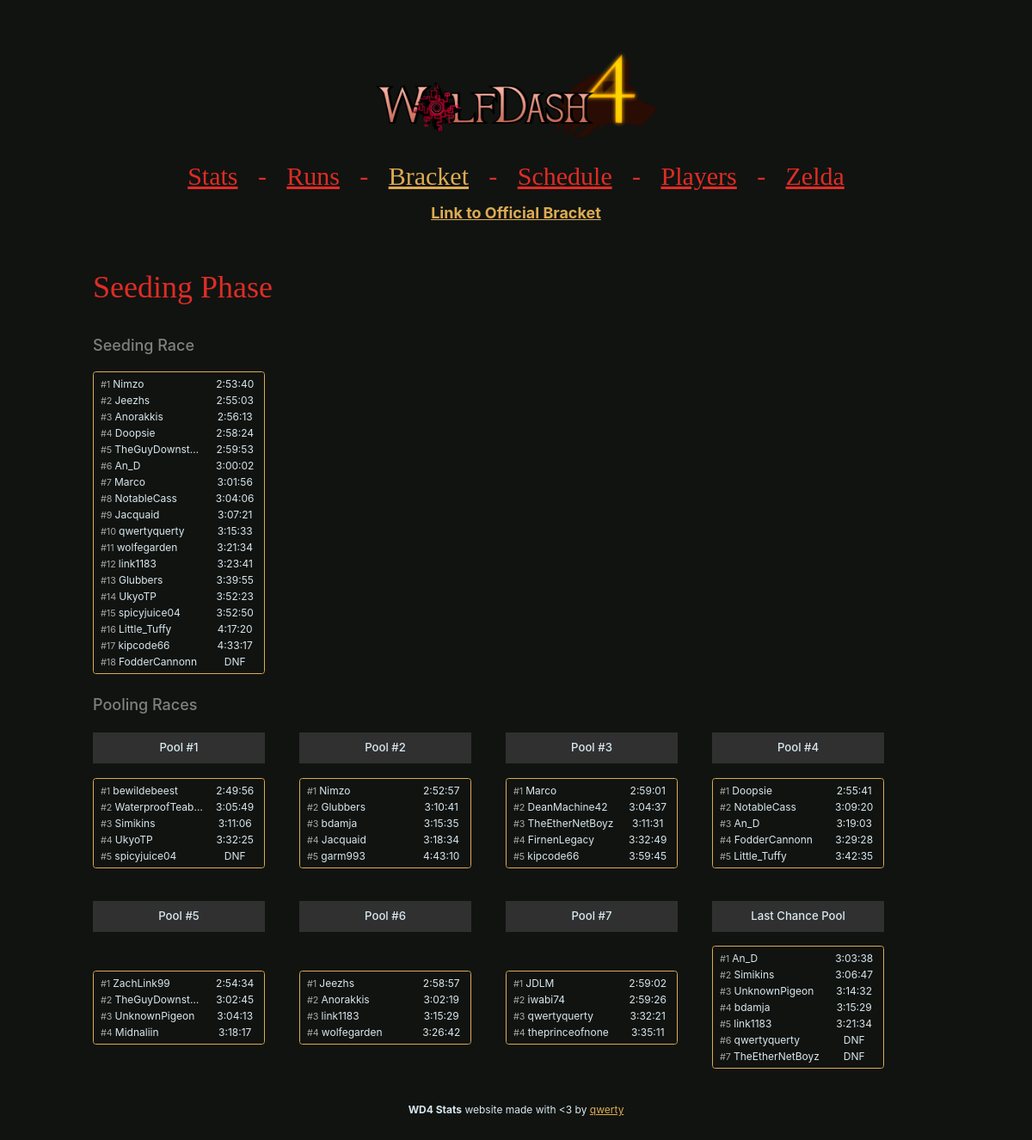
Before: / with the older database file.
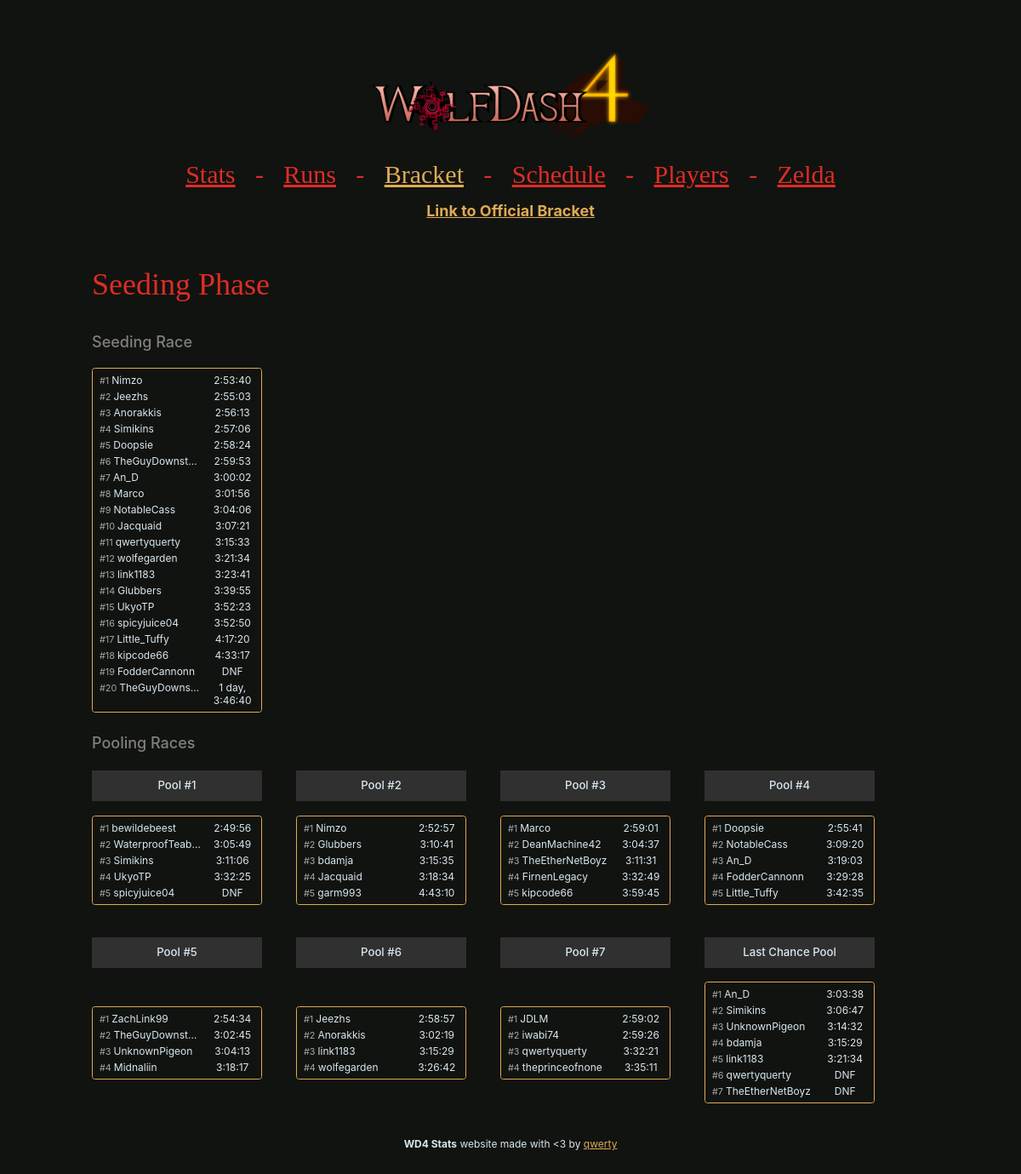
After: the same page with the newer database file.
### wd4.py (models this page shows, shortened)
class BaseModel(Model):
    class Meta:
        database = db

class Runs(BaseModel):
    player = CharField(32)
    time = FloatField()
    id = IntegerField()
    date = DateField()
    flags = IntegerField()
    phase = IntegerField()
    event = IntegerField()
    zelda_swoops = IntegerField()
    zelda_triangles = IntegerField()
    @classmethod
    def get_seeding_runs(cls):
        return cls.select().where(
            cls.phase == PHASE_SEEDING
        ).order_by(
            cls.time.asc()
        )
    def format_time(self):
        return format_time(self.time) if not self.dnf() else "DNF"
    def dnf(self):
        return self.flags & RUN_FLAG_DNF

class Pools(BaseModel):
    id = IntegerField()
    players = CharField()
    def event_id(self):
        return self.id
    def leaderboard(self):
        return Runs.select().where(Runs.event == self.event_id(), Runs.phase == PHASE_POOLING).order_by(Runs.time.asc())

### wd4.py (the view)
@app.route("/")
def page_index():
    return render_template("index.html", **globals())

### wd4.py (called while the page is built)
def format_time(time):
    return str(timedelta(seconds=time))

### templates/index.html (shortened to what this page needs)
{% extends "layout.html" %}
{% block content %}
<div id="seeding" class="brackets-viewer" style="display:inline-block;">
    <h1>Seeding Phase</h1>
    <section class="bracket" style="display:inline-block; float: left; margin-right: 40px;">
        <h2>Seeding Race</h2>
        <div class="rounds">
            <article class="round">
                <div class="match">
                    <div class="opponents">
                        {% for run in Runs.get_seeding_runs() %}
                        <div class="participant" data-participant-id="{{ run.player }}" title="1">
                            <div class="name">
                                <span>#{{ loop.index }} </span>{{ run.player }}
                            </div>
                            <div class="result">
                                {{ run.format_time() }}
                            </div>
                        </div>
                        {% endfor %}
                    </div>
                </div>
            </article>
        </div>
    </section>
    <section class="bracket" style="display:inline-block;">
        <h2>Pooling Races</h2>
            {% for pool in Pools.select().order_by(Pools.id.asc()) %}
                {% if loop.index0 % 4 == 0 %}<div class="rounds">{% endif %}
                    <article class="round">
                        <h3>Pool #{{ loop.index }}</h3>
                        <div class="match">
                            <div class="opponents">
                                {% set lb = pool.leaderboard() %}
                                {% if lb.count() %}
                                    {% for run in lb %}
                                    <div class="participant" data-participant-id="0">
                                        <div class="name"><span>#{{ loop.index }} </span>{{ run.player }}</div><div class="result">{{ run.format_time() }}</div>
                                    </div>
                                    {% endfor %}
                                {% else %}
                                    {% for player in pool.players_list() %}
                                    <div class="participant" data-participant-id="0">
                                        <div class="name"><span></span>{{ player.id }}</div><div class="result">-</div>
                                    </div>
                                    {% endfor %}
                                {% endif %}
                            </div>
                        </div>
                    </article>
                    {% if loop.index == Pools.select().count() %}
                        <article class="round">
                            <h3>Last Chance Pool</h3>
                            <div class="match" data-match-id="0" data-match-status="2">
                                <div class="opponents">
                                    {% set lb = Pools(id=8).leaderboard() %}
                                    {% if lb.count() %}
                                        {% for run in lb %}
                                        <div class="participant" data-participant-id="0">
                                            <div class="name"><span>#{{ loop.index }} </span>{{ run.player }}</div><div class="result">{{ run.format_time() }}</div>
                                        </div>
                                        {% endfor %}
                                    {% endif %}
                                </div>
                            </div>
                        </article>
                    {% endif %}
                {% if (loop.index0) % 4 == 3 %}</div>{% endif %}
            {% endfor %}
    </section>
</div>
<div id="brackets" class="brackets-viewer">
</div>
{% endblock %}

### templates/layout.html (shortened to what this page needs)
<html lang="en">
    <head>
        <link rel="stylesheet" href="static/css/brackets-viewer.min.css" />
        <link rel="stylesheet" href="static/css/dark.css" />
    </head>
    <body>
        <image src="static/wolfdash.png" class="logo"></image>
        <nav>
            <a href="/stats" class="{% if url_for(request.endpoint) == '/stats' %}active{% endif %}">Stats</a>
            <a>-</a>
            <a href="/runs" class="{% if url_for(request.endpoint) == '/runs' %}active{% endif %}">Runs</a>
            <a>-</a>
            <a href="/" class="{% if url_for(request.endpoint) == '/' %}active{% endif %}">Bracket</a>
            <a>-</a>
            <a href="/schedule" class="{% if url_for(request.endpoint) == '/schedule' %}active{% endif %}">Schedule</a>
            <a>-</a>
            <a href="/players" class="{% if url_for(request.endpoint) == '/players' %}active{% endif %}">Players</a>
            <a>-</a>
            <a href="/zelda" class="{% if url_for(request.endpoint) == '/zelda' %}active{% endif %}">Zelda</a>
        </nav>
        <h2 style="text-align:center;"><a href="https://challonge.com/Wolfdash4">Link to Official Bracket</a></h2>
        {% block content %}
        {% endblock %}
        <footer class="footer">
            <div style="text-align: center;">
                <strong>WD4 Stats</strong> website made with &lt;3 by <a href="https://github.com/qwertyquerty">qwerty</a>
            </div>
        </footer>
    </body>
</html>

### static/css/dark.css (style rules this page uses)
.brackets-viewer, * { --primary-background: #111310; --secondary-background: #303030; --match-background: var(--primary-background); --font-color: #d8e8ef; --win-color: #50b649; --loss-color: #de2c26; --label-color: grey; --hint-color: #a7a7a7; --connector-color: #DDDDDD; --border-color: #DDAB54; --border-hover-color: #b6b5b5; --text-size: 12px; --round-margin: 40px; --match-width: 200px; --match-horizontal-padding: 8px; --match-vertical-padding: 6px; --connector-border-width: 2px; --match-border-width: 1px; --match-border-radius: 0.3em; }
body { font-size: var(--text-size); color: var(--font-color); font-family: -apple-system,BlinkMacSystemFont,"Segoe UI",Roboto,"Helvetica Neue",Arial,"Noto Sans",sans-serif,"Apple Color Emoji","Segoe UI Emoji","Segoe UI Symbol","Noto Color Emoji"; }
nav { text-align: center; display: block; }
a { color: var(--border-color); }
nav a { display: inline; margin: 10px; color: var(--loss-color) !important; font-family: hyliaserif !important; font-size: 2.5em !important; font-weight: normal; }
.active { color: #DDAB54 !important; }
html { background-color: #111310; }
body { padding: 50px; }
.logo { display: block; margin: 0 auto; width: 30%; min-width: 300px; }
h1 { color: var(--loss-color) !important; font-family: hyliaserif !important; font-size: 3em !important; font-weight: normal; }
.brackets-viewer .participant .name { width: 70% !important; }
.result { width: 30% !important; }

Changed rows visible on the page:
added Runs: player "Simikins", format_time "2:57:06", shown under "Seeding Race"
added Runs: player "TheGuyDowns…", format_time "1 day, 3:46:40", shown under "Seeding Race"
